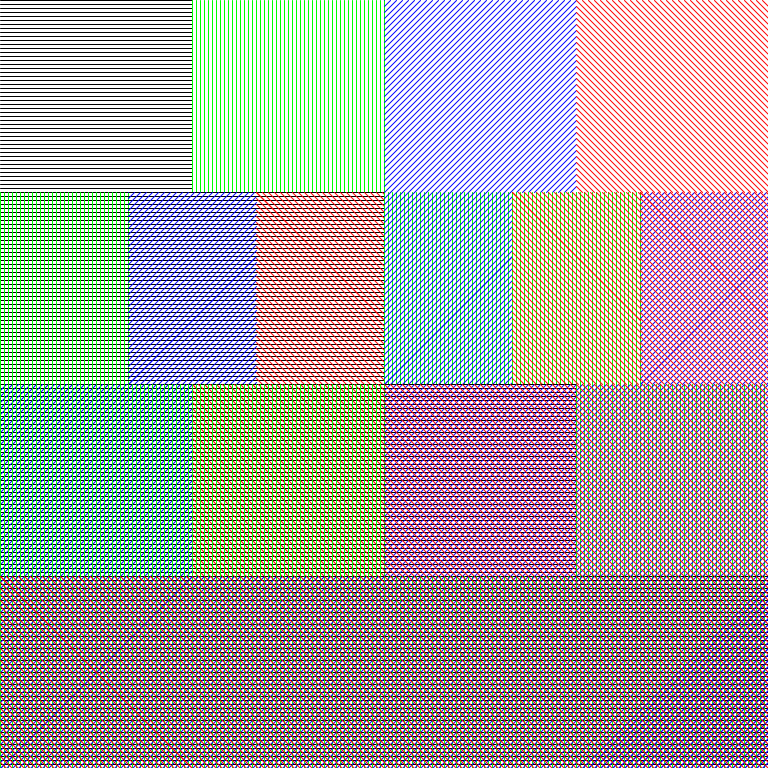
Frame 1 (no input)
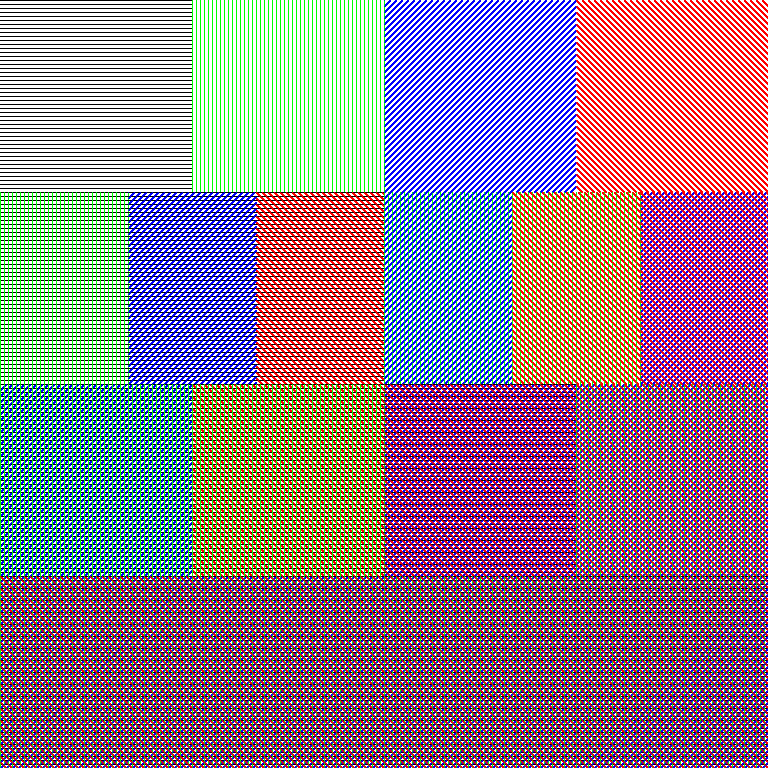
Frame 60 (the mouse pressed at the canvas centre just before this capture)
Frame 120 (the mouse held since frame 60 and released just before this capture): identical to frame 60, image omitted

The Processing sketch that drew these frames (run headless with seeded random() and noise(); from frame 60 on, the mouse is pressed at the canvas centre):

// Processing sketch: WD_085_LeWitt_REAS
// ── WD_085_LeWitt_REAS.pde
/* 
 
  85. Same as 63, but with four colors. 
  
  63. A Wall is divided into four horizontal 
  parts. In the top row are four equal divisions, 
  each with with lines in a different direction. 
  In the second row, six double combinations; 
  in the third row, four triple combinations; 
  in the bottom row, all four combinations 
  superimposed. 
  
  Restored by Casey Reas <http://reas.com> 
  22 June 2016 
  Processing v.3.1.1 <http://processing.org> 
   
  Implemented as software by Casey Reas <http://groupc.net> 
  March, 2004 
  Processing v.68 <http://processing.org> 
  
  Colors adjusted for RGB (additive color model) 
  
*/ 
 
void setup() 
{ 
  size(768, 768); 
  noFill(); 
  background(255); 
} 
 
void draw() 
{ 
  float x1 = 0; 
  float x2 = width/4; 
  float y1 = 0; 
  float y2 = height/4; 
  horizonal(x1, x2, y1, y2); 
  
  x1 = x2; 
  x2 = x2 + width/4; 
  vertical(x1, x2, y1, y2); 
  
  x1 = x2; 
  x2 = x2 + width/4; 
  leftDiagonal(x1, x2, y1, y2); 
  
  x1 = x2; 
  x2 = x2 + width/4; 
  rightDiagonal(x1, x2, y1, y2); 
  
  
  // Row two 
  
  x1 = 0; 
  x2 = width/6; 
  y1 = height/4; 
  y2 = y1 + height/4; 
  horizonal(x1, x2, y1, y2); 
  vertical(x1, x2, y1, y2); 
  
  x1 = x2; 
  x2 = width/3; 
  horizonal(x1, x2, y1, y2); 
  leftDiagonal(x1, x2, y1, y2); 
  
  x1 = x2; 
  x2 = width/2; 
  horizonal(x1, x2, y1, y2); 
  rightDiagonal(x1, x2, y1, y2); 
  
  x1 = x2; 
  x2 = width/2+width/6; 
  vertical(x1, x2, y1, y2); 
  leftDiagonal(x1, x2, y1, y2); 
  
  x1 = x2; 
  x2 = width/2+width/3; 
  vertical(x1, x2, y1, y2); 
  rightDiagonal(x1, x2, y1, y2); 
  
  x1 = x2; 
  x2 = width; 
  leftDiagonal(x1, x2, y1, y2); 
  rightDiagonal(x1, x2, y1, y2); 
  
  // Row three 
  x1 = 0; 
  x2 = width/4; 
  y1 = height/2; 
  y2 = height - height/4; 
  horizonal(x1, x2, y1, y2); 
  leftDiagonal(x1, x2, y1, y2); 
  vertical(x1, x2, y1, y2); 
  
  x1 = x2; 
  x2 = width/2; 
  horizonal(x1, x2, y1, y2); 
  rightDiagonal(x1, x2, y1, y2); 
  vertical(x1, x2, y1, y2); 
  
  x1 = x2; 
  x2 = width/2+width/4; 
  horizonal(x1, x2, y1, y2); 
  leftDiagonal(x1, x2, y1, y2); 
  rightDiagonal(x1, x2, y1, y2); 
  
  x1 = x2; 
  x2 = width; 
  vertical(x1, x2, y1, y2); 
  leftDiagonal(x1, x2, y1, y2); 
  rightDiagonal(x1, x2, y1, y2); 
  
  // Row four 
  
  x1 = 0; 
  x2 = width; 
  y1 = height - height/4; 
  y2 = height; 
  horizonal(x1, x2, y1, y2); 
  vertical(x1, x2, y1, y2); 
  leftDiagonal(x1, x2, y1, y2); 
  rightDiagonal(x1, x2, y1, y2); 
} 
 
void horizonal(float x1, float x2, float y1, float y2) 
{ 
  stroke(0); 
  int increment = 4; 
  for(int i=int(y1); i<=y2; i+=increment) { 
    line(x1, i, x2, i); 
  } 
} 
 
void vertical(float x1, float x2, float y1, float y2) 
{ 
  stroke(255, 0, 0); 
  int increment = 4; 
  stroke(0, 255, 0); 
  for(int i=int(x1); i<=x2; i+=increment) { 
    line(i, y1, i, y2); 
  } 
} 
 
void leftDiagonal(float x1, float x2, float y1, float y2) 
{ 
  // This code is not general and only works for 
  // square and horizontal display areas 
  
  int increment = 6; 
  stroke(0, 0, 255); 
  float w = x2 - x1; 
  float p = dist(0, 0, w, w); 
 
  for(int i=0; i<=w; i+=increment) { 
 
    // Upper left corner 
    if(i <= y2-y1) { 
      line(x1, y1+i, x1+i, y1); 
    } 
    
    // Middle filler for vertical areas 
    if(y2-y1 > x2-x1 && y2-i-w > y1) { 
      //line(x1, y2-i, x2, y1+w-i); 
      line(x1, y2-i, x2, y2-i-w); 
    } 
    
    // Middle filler for horizontal areas 
    if(x2-x1 > y2-y1) { 
      line(x1+i, y2, x1+i+y2-y1, y1); 
    } 
    
    // Lower right corner 
    if(w-i < y2-y1) {  
      line(x1+i, y2, x2, y2-(w-i)); 
    } 
    
  } 
} 
 
void rightDiagonal(float x1, float x2, float y1, float y2) 
{ 
  // This code is not general and only works for 
  // square and horizontal display areas 
 
  int increment = 6; 
  stroke(255, 0, 0); 
  float w = x2 - x1; 
    
  for(int i=0; i<=w; i+=increment) { 
 
    // Upper right corner 
    if(w-i < y2-y1) {  
      line(x1+i, y1, x2, y1+(w-i)); 
    } 
    
    // Lower left corner 
    if(y2-i >= y1) { 
      line(x1, y2-i, x1+i, y2); 
    } 
    
    // Middle filler vertical 
    if(y2-y1 > x2-x1 && y1+w+i < y2) { 
      line(x1, y1+i, x2, y1+w+i); 
    } 
    
    // Middle filler horizontal 
    if((x2-x1 > y2-y1) && (i <= w-(y2-y1))) { 
      line(x1+i, y1, x1+i+y2-y1, y2); 
    } 
    
  } 
} 
